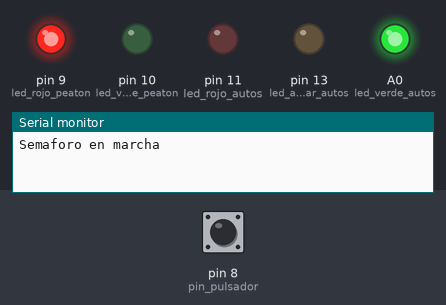
Bench run of a sketch on a simulated Arduino Uno, built with avr-gcc and run on an emulated ATmega328P. On the bench: output pins drawn as LEDs (lit = HIGH), the last lines printed to the serial monitor. Inputs (shaded band) come from the test bench; at power-on: pin 8 (pin_pulsador) HIGH.

Above: at 1.2 s.
1.3 s: pin 8 (pin_pulsador) pulled LOW for 0.15 s
At 11.1 s:
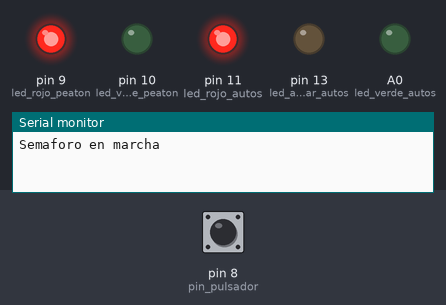
At 12.2 s:
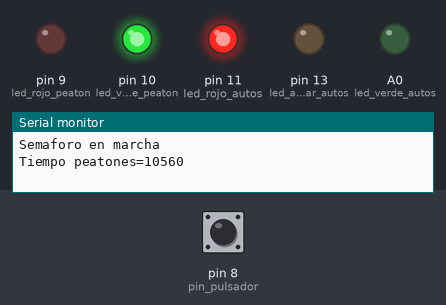
Timing chart, 0 to 24.5 s (numbered marks = the images above; inputs shaded):
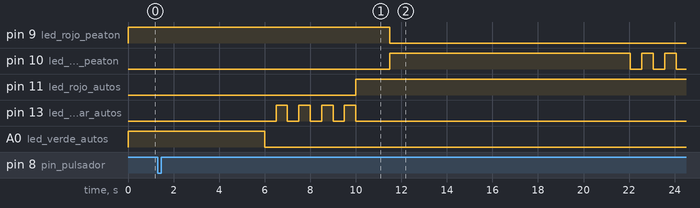

Measured:
- after the input at 1.3 s, pin 9 (led_rojo_peaton): HIGH → LOW after 10.2 s; pin 10 (led_verde_peaton): LOW → HIGH after 10.2 s, then repeats every 1.0 s: LOW 0.50 s, HIGH 0.50 s

The sketch:

Practica1.ino
```cpp
/*
   Control de semáfofo temporizado con pulsador
   El peatón debe presionar un pulsador para solicitar paso.
   Entonces, el semáforo corta el paso a los automóviles y
   da paso a los peatones.

*/


/*************************************************************
   DEFINICIÓN DE CONSTANTES
 *************************************************************/
// Definición de pines
const int led_verde_autos = 14;
const int led_ambar_autos = 13;
const int led_rojo_autos = 11;
const int led_verde_peaton = 10;
const int led_rojo_peaton = 9;
const int pin_pulsador = 8;

// Tiempo mínimo que permanecerá en verde el semáforo para automóviles
const int tiempo_minimo_verde_auto = 6000;


/*************************************************************
   FUNCIONES AUXILIARES DEL PROGRAMA
 *************************************************************/

//
// Inicializa semáforo. Verde para automóviles
//
void semaforo_init(void) {
   // Enciende el led verde para automóviles. Apaga los demás leds
   digitalWrite(led_verde_autos, HIGH);
   digitalWrite(led_rojo_autos, LOW);
   digitalWrite(led_ambar_autos, LOW);

   // Enciende el led rojo para peatones. Apaga los demás leds
   digitalWrite(led_rojo_peaton, HIGH);
   digitalWrite(led_verde_peaton, LOW);
}


//
// Cambia el semáforo de automóviles a rojo
//
void semaforo_autos_rojo(void) {

   // Apaga el led verde para coches
   digitalWrite(led_verde_autos,  LOW);

   // Enciende el led ambar para coches y parpadea 3 veces
   for(int i=4; i>0; i--) {
      delay(500);
      digitalWrite(led_ambar_autos, HIGH);
      delay(500);
      digitalWrite(led_ambar_autos, LOW);
   }

   // Enciende el led rojo para coches
   digitalWrite(led_rojo_autos, HIGH);
}


//
// Espera a que se presione el pulsador
//
void semaforo_espera_pulsador(void) {
   int presionado;
   long time;

   // Espera a que se presione el pulsador
   // Debe permanecer esperando un tiempo mínimo
   time = millis() + tiempo_minimo_verde_auto;
   presionado = 0;
   while(1) {
      // Lee el estado del pulsador
      if (digitalRead(pin_pulsador) == LOW)
         presionado = 1;

      // Si ha pasado el tiempo de verde para coches
      // y se ha presionado el pulsador, salir
      if ((millis() > time) && (presionado == 1))
         break;
   }
}


//
// Espera un tiempo que depende del potenciómetro
//
void semaforo_delay(void) {
   int tiempo_peatones;

   // Calcula el tiempo de espera.
   // 2 segundos más el tiempo que añada el potenciómetro
   tiempo_peatones = 8000 + 5 * analogRead(A0);

   // Envía por el puerto serie el tiempo de espera
   Serial.print("Tiempo peatones=");
   Serial.println(tiempo_peatones);

   // Espera
   delay(tiempo_peatones);
}

//
// Cambia el semáforo de peatones a rojo
//
void semaforo_peatones_rojo(void) {

   // Parpadea el led verde 3 veces
   for(int i=3; i>0; i--) {
      digitalWrite(led_verde_peaton, LOW);
      delay(500);
      digitalWrite(led_verde_peaton, HIGH);
      delay(500);
   }

   // Enciende el led rojo para peatones y apaga el verde
   digitalWrite(led_verde_peaton, LOW);
   digitalWrite(led_rojo_peaton, HIGH);
}


/*************************************************************
   FUNCIONES PRINCIPALES DEL PROGRAMA
 *************************************************************/

//
// Inicialización del programa
//
void setup() {
   // Define las salidas de Arduino
   pinMode(led_verde_autos, OUTPUT);
   pinMode(led_ambar_autos, OUTPUT);
   pinMode(led_rojo_autos, OUTPUT);
   pinMode(led_verde_peaton, OUTPUT);
   pinMode(led_rojo_peaton, OUTPUT);

   // Define las entradas con resistencia de Pull-up
   pinMode(pin_pulsador, INPUT_PULLUP);

   // Inicializa el puerto de comunicaciones
   Serial.begin(9600);
   Serial.println("Semaforo en marcha");
}

//
// Programa principal
//
void loop() {

   // Inicializa semáforo. Verde para automóviles
   semaforo_init();

   // Espera a que se presione el pulsador
   semaforo_espera_pulsador();

   // Cambia el semáforo de automóviles a rojo
   semaforo_autos_rojo();

   // Espera antes de permitir paso a peatones
   delay(1500);

   // Enciende el led verde para peatones
   digitalWrite(led_rojo_peaton, LOW);
   digitalWrite(led_verde_peaton, HIGH);

   // Espera un tiempo que depende del potenciómetro
   semaforo_delay();

   // Cambia el semáforo de peatones a rojo
   semaforo_peatones_rojo();

   // Espera antes de permitir el paso a los automóviles
   delay(2000);

   // Comienza un nuevo ciclo
}
```
